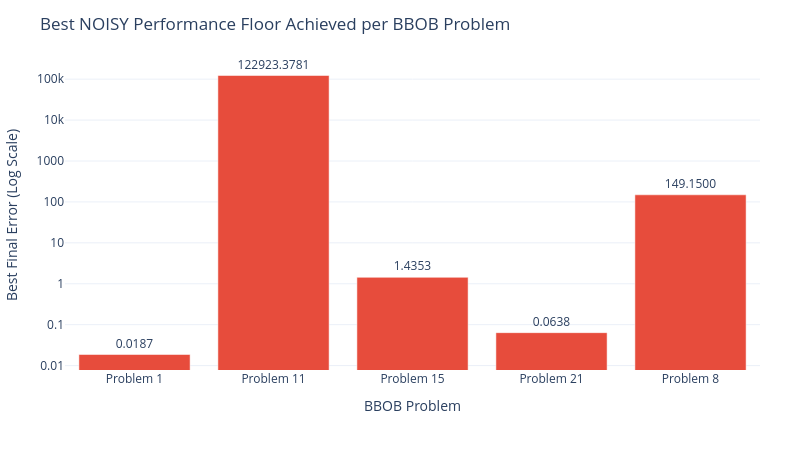

Source (notebook cell):
### Markdown cell above
## 6. Best-Case NOISY Performance Floor per Problem

### 🎯 Why we do this plot:
We need to determine the **absolute best error floor** achieved under noise across different problems. This tells us which BBOB landscape topologies are inherently more noise-tolerant vs. which cause complete algorithmic failure.

### 📖 How to read it:
- **Y-axis**: Minimum error achieved across all noisy runs on a log scale. Lower bars indicate better noise tolerance.
- **Text Labels**: Shows the exact best final error value for each problem.

### 💡 Key Takeaway:
Problem 1 is the most noise-tolerant (best error `0.018`), followed by Problem 21 (`0.063`). However, Problems 8 and 11 completely fail under noise (errors of $10^6$ or numerical infinity), proving that landscape topology dictates noise resilience.

### Code cell
# Plot 6: Best-Case NOISY Performance Floor by Problem
df_noisy_exp = df_completed[df_completed['mode'] == 'NOISY'].copy()
noisy_floor = df_noisy_exp.groupby('problem_label')['best_final_error'].min().reset_index()

noisy_floor['best_safe'] = noisy_floor['best_final_error'].apply(
    lambda x: 1e-12 if (pd.isna(x) or x <= 0) else (1e10 if np.isinf(x) or x > 1e10 else x)
)

fig_p6 = px.bar(
    noisy_floor,
    x='problem_label',
    y='best_safe',
    text=noisy_floor['best_safe'].apply(lambda v: f"{v:.4f}" if v < 1e6 else "Inf/Fail"),
    title='Best NOISY Performance Floor Achieved per BBOB Problem',
    labels={'problem_label': 'BBOB Problem', 'best_safe': 'Best Final Error (Log Scale)'},
    color_discrete_sequence=['#e74c3c']
)
fig_p6.update_yaxes(type="log")
fig_p6.update_traces(textposition='outside')
apply_clean_layout(fig_p6, height=450, width=800)
fig_p6.show()

### Figure 1 — Plotly figure (JSON) as saved in the notebook; plotly's stock layout.template omitted (floating-point values rounded to 4 significant figures)
{"data": [{"hovertemplate": "BBOB Problem=%{x}<br>Best Final Error (Log Scale)=%{y}<br>text=%{text}<extra></extra>", "legendgroup": "", "marker": {"color": "#e74c3c", "pattern": {"shape": ""}}, "name": "", "orientation": "v", "showlegend": false, "text": ["0.0187", "122923.3781", "1.4353", "0.0638", "149.1500"], "textposition": "outside", "type": "bar", "x": ["Problem 1", "Problem 11", "Problem 15", "Problem 21", "Problem 8"], "xaxis": "x", "y": [0.01866, 122900.0, 1.435, 0.06381, 149.2], "yaxis": "y"}], "layout": {"barmode": "relative", "height": 450, "legend": {"orientation": "h", "tracegroupgap": 0, "x": 0.5, "xanchor": "center", "y": -0.15, "yanchor": "top"}, "margin": {"b": 80, "l": 60, "r": 40, "t": 60}, "title": {"text": "Best NOISY Performance Floor Achieved per BBOB Problem"}, "width": 800, "xaxis": {"anchor": "y", "domain": [0, 1], "title": {"text": "BBOB Problem"}}, "yaxis": {"anchor": "x", "domain": [0, 1], "title": {"text": "Best Final Error (Log Scale)"}, "type": "log"}}}
